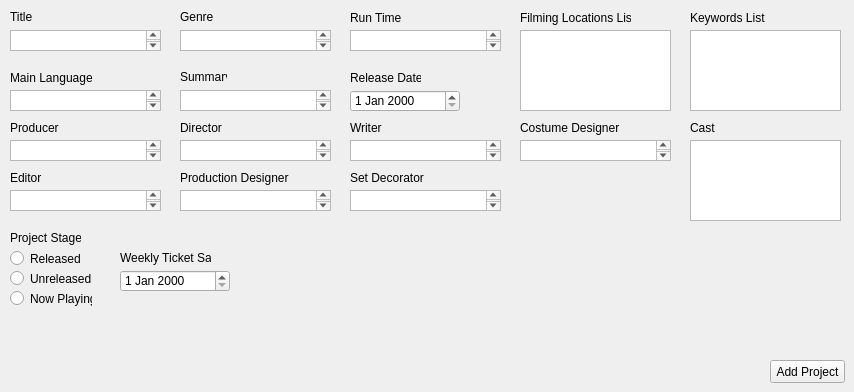
    <widget class="QWidget" name="createProjectTab">
     <attribute name="title">
      <string>CreateProject</string>
     </attribute>
     <widget class="QTextEdit" name="textTitle">
      <property name="geometry">
       <rect>
        <x>10</x>
        <y>30</y>
        <width>151</width>
        <height>21</height>
       </rect>
      </property>
      <property name="html">
       <string>&lt;!DOCTYPE HTML PUBLIC &quot;-//W3C//DTD HTML 4.0//EN&quot; &quot;http://www.w3.org/TR/REC-html40/strict.dtd&quot;&gt;
&lt;html&gt;&lt;head&gt;&lt;meta name=&quot;qrichtext&quot; content=&quot;1&quot; /&gt;&lt;style type=&quot;text/css&quot;&gt;
p, li { white-space: pre-wrap; }
&lt;/style&gt;&lt;/head&gt;&lt;body style=&quot; font-family:'MS Shell Dlg 2'; font-size:8.1pt; font-weight:400; font-style:normal;&quot;&gt;
&lt;p style=&quot;-qt-paragraph-type:empty; margin-top:0px; margin-bottom:0px; margin-left:0px; margin-right:0px; -qt-block-indent:0; text-indent:0px; font-size:8.25pt;&quot;&gt;&lt;br /&gt;&lt;/p&gt;&lt;/body&gt;&lt;/html&gt;</string>
      </property>
     </widget>
     <widget class="QLabel" name="label">
      <property name="geometry">
       <rect>
        <x>10</x>
        <y>10</y>
        <width>47</width>
        <height>13</height>
       </rect>
      </property>
      <property name="text">
       <string>Title</string>
      </property>
     </widget>
     <widget class="QLabel" name="label_3">
      <property name="geometry">
       <rect>
        <x>180</x>
        <y>10</y>
        <width>47</width>
        <height>13</height>
       </rect>
      </property>
      <property name="text">
       <string>Genre</string>
      </property>
     </widget>
     <widget class="QTextEdit" name="textGenre">
      <property name="geometry">
       <rect>
        <x>180</x>
        <y>30</y>
        <width>151</width>
        <height>21</height>
       </rect>
      </property>
      <property name="html">
       <string>&lt;!DOCTYPE HTML PUBLIC &quot;-//W3C//DTD HTML 4.0//EN&quot; &quot;http://www.w3.org/TR/REC-html40/strict.dtd&quot;&gt;
&lt;html&gt;&lt;head&gt;&lt;meta name=&quot;qrichtext&quot; content=&quot;1&quot; /&gt;&lt;style type=&quot;text/css&quot;&gt;
p, li { white-space: pre-wrap; }
&lt;/style&gt;&lt;/head&gt;&lt;body style=&quot; font-family:'MS Shell Dlg 2'; font-size:8.1pt; font-weight:400; font-style:normal;&quot;&gt;
&lt;p style=&quot;-qt-paragraph-type:empty; margin-top:0px; margin-bottom:0px; margin-left:0px; margin-right:0px; -qt-block-indent:0; text-indent:0px; font-size:8.25pt;&quot;&gt;&lt;br /&gt;&lt;/p&gt;&lt;/body&gt;&lt;/html&gt;</string>
      </property>
     </widget>
     <widget class="QLabel" name="label_5">
      <property name="geometry">
       <rect>
        <x>520</x>
        <y>10</y>
        <width>111</width>
        <height>16</height>
       </rect>
      </property>
      <property name="text">
       <string>Filming Locations List</string>
      </property>
     </widget>
     <widget class="QTextEdit" name="textFilmingLocationsList">
      <property name="geometry">
       <rect>
        <x>520</x>
        <y>30</y>
        <width>151</width>
        <height>81</height>
       </rect>
      </property>
      <property name="html">
       <string>&lt;!DOCTYPE HTML PUBLIC &quot;-//W3C//DTD HTML 4.0//EN&quot; &quot;http://www.w3.org/TR/REC-html40/strict.dtd&quot;&gt;
&lt;html&gt;&lt;head&gt;&lt;meta name=&quot;qrichtext&quot; content=&quot;1&quot; /&gt;&lt;style type=&quot;text/css&quot;&gt;
p, li { white-space: pre-wrap; }
&lt;/style&gt;&lt;/head&gt;&lt;body style=&quot; font-family:'MS Shell Dlg 2'; font-size:8.1pt; font-weight:400; font-style:normal;&quot;&gt;
&lt;p style=&quot;-qt-paragraph-type:empty; margin-top:0px; margin-bottom:0px; margin-left:0px; margin-right:0px; -qt-block-indent:0; text-indent:0px; font-size:8.25pt;&quot;&gt;&lt;br /&gt;&lt;/p&gt;&lt;/body&gt;&lt;/html&gt;</string>
      </property>
     </widget>
     <widget class="QLabel" name="label_6">
      <property name="geometry">
       <rect>
        <x>10</x>
        <y>70</y>
        <width>91</width>
        <height>16</height>
       </rect>
      </property>
      <property name="text">
       <string>Main Language</string>
      </property>
     </widget>
     <widget class="QTextEdit" name="textLanguage">
      <property name="geometry">
       <rect>
        <x>10</x>
        <y>90</y>
        <width>151</width>
        <height>21</height>
       </rect>
      </property>
      <property name="html">
       <string>&lt;!DOCTYPE HTML PUBLIC &quot;-//W3C//DTD HTML 4.0//EN&quot; &quot;http://www.w3.org/TR/REC-html40/strict.dtd&quot;&gt;
&lt;html&gt;&lt;head&gt;&lt;meta name=&quot;qrichtext&quot; content=&quot;1&quot; /&gt;&lt;style type=&quot;text/css&quot;&gt;
p, li { white-space: pre-wrap; }
&lt;/style&gt;&lt;/head&gt;&lt;body style=&quot; font-family:'MS Shell Dlg 2'; font-size:8.1pt; font-weight:400; font-style:normal;&quot;&gt;
&lt;p style=&quot;-qt-paragraph-type:empty; margin-top:0px; margin-bottom:0px; margin-left:0px; margin-right:0px; -qt-block-indent:0; text-indent:0px; font-size:8.25pt;&quot;&gt;&lt;br /&gt;&lt;/p&gt;&lt;/body&gt;&lt;/html&gt;</string>
      </property>
     </widget>
     <widget class="QTextEdit" name="textRunTime">
      <property name="geometry">
       <rect>
        <x>350</x>
        <y>30</y>
        <width>151</width>
        <height>21</height>
       </rect>
      </property>
      <property name="html">
       <string>&lt;!DOCTYPE HTML PUBLIC &quot;-//W3C//DTD HTML 4.0//EN&quot; &quot;http://www.w3.org/TR/REC-html40/strict.dtd&quot;&gt;
&lt;html&gt;&lt;head&gt;&lt;meta name=&quot;qrichtext&quot; content=&quot;1&quot; /&gt;&lt;style type=&quot;text/css&quot;&gt;
p, li { white-space: pre-wrap; }
&lt;/style&gt;&lt;/head&gt;&lt;body style=&quot; font-family:'MS Shell Dlg 2'; font-size:8.1pt; font-weight:400; font-style:normal;&quot;&gt;
&lt;p style=&quot;-qt-paragraph-type:empty; margin-top:0px; margin-bottom:0px; margin-left:0px; margin-right:0px; -qt-block-indent:0; text-indent:0px; font-size:8.25pt;&quot;&gt;&lt;br /&gt;&lt;/p&gt;&lt;/body&gt;&lt;/html&gt;</string>
      </property>
     </widget>
     <widget class="QLabel" name="label_7">
      <property name="geometry">
       <rect>
        <x>350</x>
        <y>10</y>
        <width>91</width>
        <height>16</height>
       </rect>
      </property>
      <property name="text">
       <string>Run Time</string>
      </property>
     </widget>
     <widget class="QDateEdit" name="dateEditRelease">
      <property name="geometry">
       <rect>
        <x>350</x>
        <y>90</y>
        <width>110</width>
        <height>22</height>
       </rect>
      </property>
     </widget>
     <widget class="QLabel" name="label_4">
      <property name="geometry">
       <rect>
        <x>350</x>
        <y>70</y>
        <width>71</width>
        <height>16</height>
       </rect>
      </property>
      <property name="text">
       <string>Release Date</string>
      </property>
     </widget>
     <widget class="QLabel" name="label_8">
      <property name="geometry">
       <rect>
        <x>10</x>
        <y>230</y>
        <width>71</width>
        <height>16</height>
       </rect>
      </property>
      <property name="text">
       <string>Project Stage</string>
      </property>
     </widget>
     <widget class="QRadioButton" name="radioPlaying">
      <property name="geometry">
       <rect>
        <x>10</x>
        <y>290</y>
        <width>82</width>
        <height>17</height>
       </rect>
      </property>
      <property name="text">
       <string>Now Playing</string>
      </property>
     </widget>
     <widget class="QRadioButton" name="radioReleased">
      <property name="geometry">
       <rect>
        <x>10</x>
        <y>250</y>
        <width>82</width>
        <height>17</height>
       </rect>
      </property>
      <property name="text">
       <string>Released</string>
      </property>
     </widget>
     <widget class="QRadioButton" name="radioUnreleased">
      <property name="geometry">
       <rect>
        <x>10</x>
        <y>270</y>
        <width>82</width>
        <height>17</height>
       </rect>
      </property>
      <property name="text">
       <string>Unreleased</string>
      </property>
     </widget>
     <widget class="QTextEdit" name="textSummary">
      <property name="geometry">
       <rect>
        <x>180</x>
        <y>90</y>
        <width>151</width>
        <height>21</height>
       </rect>
      </property>
      <property name="html">
       <string>&lt;!DOCTYPE HTML PUBLIC &quot;-//W3C//DTD HTML 4.0//EN&quot; &quot;http://www.w3.org/TR/REC-html40/strict.dtd&quot;&gt;
&lt;html&gt;&lt;head&gt;&lt;meta name=&quot;qrichtext&quot; content=&quot;1&quot; /&gt;&lt;style type=&quot;text/css&quot;&gt;
p, li { white-space: pre-wrap; }
&lt;/style&gt;&lt;/head&gt;&lt;body style=&quot; font-family:'MS Shell Dlg 2'; font-size:8.1pt; font-weight:400; font-style:normal;&quot;&gt;
&lt;p style=&quot;-qt-paragraph-type:empty; margin-top:0px; margin-bottom:0px; margin-left:0px; margin-right:0px; -qt-block-indent:0; text-indent:0px; font-size:8.25pt;&quot;&gt;&lt;br /&gt;&lt;/p&gt;&lt;/body&gt;&lt;/html&gt;</string>
      </property>
     </widget>
     <widget class="QLabel" name="label_2">
      <property name="geometry">
       <rect>
        <x>180</x>
        <y>70</y>
        <width>47</width>
        <height>13</height>
       </rect>
      </property>
      <property name="text">
       <string>Summary</string>
      </property>
     </widget>
     <widget class="QLabel" name="label_11">
      <property name="geometry">
       <rect>
        <x>690</x>
        <y>10</y>
        <width>111</width>
        <height>16</height>
       </rect>
      </property>
      <property name="text">
       <string>Keywords List</string>
      </property>
     </widget>
     <widget class="QTextEdit" name="textKeywords">
      <property name="geometry">
       <rect>
        <x>690</x>
        <y>30</y>
        <width>151</width>
        <height>81</height>
       </rect>
      </property>
      <property name="html">
       <string>&lt;!DOCTYPE HTML PUBLIC &quot;-//W3C//DTD HTML 4.0//EN&quot; &quot;http://www.w3.org/TR/REC-html40/strict.dtd&quot;&gt;
&lt;html&gt;&lt;head&gt;&lt;meta name=&quot;qrichtext&quot; content=&quot;1&quot; /&gt;&lt;style type=&quot;text/css&quot;&gt;
p, li { white-space: pre-wrap; }
&lt;/style&gt;&lt;/head&gt;&lt;body style=&quot; font-family:'MS Shell Dlg 2'; font-size:8.1pt; font-weight:400; font-style:normal;&quot;&gt;
&lt;p style=&quot;-qt-paragraph-type:empty; margin-top:0px; margin-bottom:0px; margin-left:0px; margin-right:0px; -qt-block-indent:0; text-indent:0px; font-size:8.25pt;&quot;&gt;&lt;br /&gt;&lt;/p&gt;&lt;/body&gt;&lt;/html&gt;</string>
      </property>
     </widget>
     <widget class="QWidget" name="widget" native="true">
      <property name="geometry">
       <rect>
        <x>110</x>
        <y>240</y>
        <width>131</width>
        <height>61</height>
       </rect>
      </property>
      <widget class="QLabel" name="ticketSaleLBL">
       <property name="geometry">
        <rect>
         <x>10</x>
         <y>10</y>
         <width>91</width>
         <height>16</height>
        </rect>
       </property>
       <property name="text">
        <string>Weekly Ticket Sale</string>
       </property>
      </widget>
      <widget class="QDateEdit" name="dateEditSale">
       <property name="geometry">
        <rect>
         <x>10</x>
         <y>30</y>
         <width>110</width>
         <height>22</height>
        </rect>
       </property>
      </widget>
     </widget>
     <widget class="QLabel" name="label_20">
      <property name="geometry">
       <rect>
        <x>10</x>
        <y>120</y>
        <width>111</width>
        <height>16</height>
       </rect>
      </property>
      <property name="text">
       <string>Producer</string>
      </property>
     </widget>
     <widget class="QTextEdit" name="textProducer">
      <property name="geometry">
       <rect>
        <x>10</x>
        <y>140</y>
        <width>151</width>
        <height>21</height>
       </rect>
      </property>
      <property name="html">
       <string>&lt;!DOCTYPE HTML PUBLIC &quot;-//W3C//DTD HTML 4.0//EN&quot; &quot;http://www.w3.org/TR/REC-html40/strict.dtd&quot;&gt;
&lt;html&gt;&lt;head&gt;&lt;meta name=&quot;qrichtext&quot; content=&quot;1&quot; /&gt;&lt;style type=&quot;text/css&quot;&gt;
p, li { white-space: pre-wrap; }
&lt;/style&gt;&lt;/head&gt;&lt;body style=&quot; font-family:'MS Shell Dlg 2'; font-size:8.1pt; font-weight:400; font-style:normal;&quot;&gt;
&lt;p style=&quot;-qt-paragraph-type:empty; margin-top:0px; margin-bottom:0px; margin-left:0px; margin-right:0px; -qt-block-indent:0; text-indent:0px; font-size:8.25pt;&quot;&gt;&lt;br /&gt;&lt;/p&gt;&lt;/body&gt;&lt;/html&gt;</string>
      </property>
     </widget>
     <widget class="QTextEdit" name="textDirector">
      <property name="geometry">
       <rect>
        <x>180</x>
        <y>140</y>
        <width>151</width>
        <height>21</height>
       </rect>
      </property>
      <property name="html">
       <string>&lt;!DOCTYPE HTML PUBLIC &quot;-//W3C//DTD HTML 4.0//EN&quot; &quot;http://www.w3.org/TR/REC-html40/strict.dtd&quot;&gt;
&lt;html&gt;&lt;head&gt;&lt;meta name=&quot;qrichtext&quot; content=&quot;1&quot; /&gt;&lt;style type=&quot;text/css&quot;&gt;
p, li { white-space: pre-wrap; }
&lt;/style&gt;&lt;/head&gt;&lt;body style=&quot; font-family:'MS Shell Dlg 2'; font-size:8.1pt; font-weight:400; font-style:normal;&quot;&gt;
&lt;p style=&quot;-qt-paragraph-type:empty; margin-top:0px; margin-bottom:0px; margin-left:0px; margin-right:0px; -qt-block-indent:0; text-indent:0px; font-size:8.25pt;&quot;&gt;&lt;br /&gt;&lt;/p&gt;&lt;/body&gt;&lt;/html&gt;</string>
      </property>
     </widget>
     <widget class="QLabel" name="label_21">
      <property name="geometry">
       <rect>
        <x>180</x>
        <y>120</y>
        <width>111</width>
        <height>16</height>
       </rect>
      </property>
      <property name="text">
       <string>Director</string>
      </property>
     </widget>
     <widget class="QTextEdit" name="textWriter">
      <property name="geometry">
       <rect>
        <x>350</x>
        <y>140</y>
        <width>151</width>
        <height>21</height>
       </rect>
      </property>
      <property name="html">
       <string>&lt;!DOCTYPE HTML PUBLIC &quot;-//W3C//DTD HTML 4.0//EN&quot; &quot;http://www.w3.org/TR/REC-html40/strict.dtd&quot;&gt;
&lt;html&gt;&lt;head&gt;&lt;meta name=&quot;qrichtext&quot; content=&quot;1&quot; /&gt;&lt;style type=&quot;text/css&quot;&gt;
p, li { white-space: pre-wrap; }
&lt;/style&gt;&lt;/head&gt;&lt;body style=&quot; font-family:'MS Shell Dlg 2'; font-size:8.1pt; font-weight:400; font-style:normal;&quot;&gt;
&lt;p style=&quot;-qt-paragraph-type:empty; margin-top:0px; margin-bottom:0px; margin-left:0px; margin-right:0px; -qt-block-indent:0; text-indent:0px; font-size:8.25pt;&quot;&gt;&lt;br /&gt;&lt;/p&gt;&lt;/body&gt;&lt;/html&gt;</string>
      </property>
     </widget>
     <widget class="QLabel" name="label_22">
      <property name="geometry">
       <rect>
        <x>350</x>
        <y>120</y>
        <width>111</width>
        <height>16</height>
       </rect>
      </property>
      <property name="text">
       <string>Writer</string>
      </property>
     </widget>
     <widget class="QTextEdit" name="textCast">
      <property name="geometry">
       <rect>
        <x>690</x>
        <y>140</y>
        <width>151</width>
        <height>81</height>
       </rect>
      </property>
      <property name="html">
       <string>&lt;!DOCTYPE HTML PUBLIC &quot;-//W3C//DTD HTML 4.0//EN&quot; &quot;http://www.w3.org/TR/REC-html40/strict.dtd&quot;&gt;
&lt;html&gt;&lt;head&gt;&lt;meta name=&quot;qrichtext&quot; content=&quot;1&quot; /&gt;&lt;style type=&quot;text/css&quot;&gt;
p, li { white-space: pre-wrap; }
&lt;/style&gt;&lt;/head&gt;&lt;body style=&quot; font-family:'MS Shell Dlg 2'; font-size:8.1pt; font-weight:400; font-style:normal;&quot;&gt;
&lt;p style=&quot;-qt-paragraph-type:empty; margin-top:0px; margin-bottom:0px; margin-left:0px; margin-right:0px; -qt-block-indent:0; text-indent:0px; font-size:8.25pt;&quot;&gt;&lt;br /&gt;&lt;/p&gt;&lt;/body&gt;&lt;/html&gt;</string>
      </property>
     </widget>
     <widget class="QLabel" name="label_24">
      <property name="geometry">
       <rect>
        <x>690</x>
        <y>120</y>
        <width>111</width>
        <height>16</height>
       </rect>
      </property>
      <property name="text">
       <string>Cast</string>
      </property>
     </widget>
     <widget class="QTextEdit" name="textEditor">
      <property name="geometry">
       <rect>
        <x>10</x>
        <y>190</y>
        <width>151</width>
        <height>21</height>
       </rect>
      </property>
      <property name="html">
       <string>&lt;!DOCTYPE HTML PUBLIC &quot;-//W3C//DTD HTML 4.0//EN&quot; &quot;http://www.w3.org/TR/REC-html40/strict.dtd&quot;&gt;
&lt;html&gt;&lt;head&gt;&lt;meta name=&quot;qrichtext&quot; content=&quot;1&quot; /&gt;&lt;style type=&quot;text/css&quot;&gt;
p, li { white-space: pre-wrap; }
&lt;/style&gt;&lt;/head&gt;&lt;body style=&quot; font-family:'MS Shell Dlg 2'; font-size:8.1pt; font-weight:400; font-style:normal;&quot;&gt;
&lt;p style=&quot;-qt-paragraph-type:empty; margin-top:0px; margin-bottom:0px; margin-left:0px; margin-right:0px; -qt-block-indent:0; text-indent:0px; font-size:8.25pt;&quot;&gt;&lt;br /&gt;&lt;/p&gt;&lt;/body&gt;&lt;/html&gt;</string>
      </property>
     </widget>
     <widget class="QLabel" name="label_25">
      <property name="geometry">
       <rect>
        <x>10</x>
        <y>170</y>
        <width>111</width>
        <height>16</height>
       </rect>
      </property>
      <property name="text">
       <string>Editor</string>
      </property>
     </widget>
     <widget class="QTextEdit" name="textProducitonDesigner">
      <property name="geometry">
       <rect>
        <x>180</x>
        <y>190</y>
        <width>151</width>
        <height>21</height>
       </rect>
      </property>
      <property name="html">
       <string>&lt;!DOCTYPE HTML PUBLIC &quot;-//W3C//DTD HTML 4.0//EN&quot; &quot;http://www.w3.org/TR/REC-html40/strict.dtd&quot;&gt;
&lt;html&gt;&lt;head&gt;&lt;meta name=&quot;qrichtext&quot; content=&quot;1&quot; /&gt;&lt;style type=&quot;text/css&quot;&gt;
p, li { white-space: pre-wrap; }
&lt;/style&gt;&lt;/head&gt;&lt;body style=&quot; font-family:'MS Shell Dlg 2'; font-size:8.1pt; font-weight:400; font-style:normal;&quot;&gt;
&lt;p style=&quot;-qt-paragraph-type:empty; margin-top:0px; margin-bottom:0px; margin-left:0px; margin-right:0px; -qt-block-indent:0; text-indent:0px; font-size:8.25pt;&quot;&gt;&lt;br /&gt;&lt;/p&gt;&lt;/body&gt;&lt;/html&gt;</string>
      </property>
     </widget>
     <widget class="QLabel" name="label_26">
      <property name="geometry">
       <rect>
        <x>180</x>
        <y>170</y>
        <width>111</width>
        <height>16</height>
       </rect>
      </property>
      <property name="text">
       <string>Production Designer</string>
      </property>
     </widget>
     <widget class="QTextEdit" name="textSetDecorator">
      <property name="geometry">
       <rect>
        <x>350</x>
        <y>190</y>
        <width>151</width>
        <height>21</height>
       </rect>
      </property>
      <property name="html">
       <string>&lt;!DOCTYPE HTML PUBLIC &quot;-//W3C//DTD HTML 4.0//EN&quot; &quot;http://www.w3.org/TR/REC-html40/strict.dtd&quot;&gt;
&lt;html&gt;&lt;head&gt;&lt;meta name=&quot;qrichtext&quot; content=&quot;1&quot; /&gt;&lt;style type=&quot;text/css&quot;&gt;
p, li { white-space: pre-wrap; }
&lt;/style&gt;&lt;/head&gt;&lt;body style=&quot; font-family:'MS Shell Dlg 2'; font-size:8.1pt; font-weight:400; font-style:normal;&quot;&gt;
&lt;p style=&quot;-qt-paragraph-type:empty; margin-top:0px; margin-bottom:0px; margin-left:0px; margin-right:0px; -qt-block-indent:0; text-indent:0px; font-size:8.25pt;&quot;&gt;&lt;br /&gt;&lt;/p&gt;&lt;/body&gt;&lt;/html&gt;</string>
      </property>
     </widget>
     <widget class="QLabel" name="label_27">
      <property name="geometry">
       <rect>
        <x>350</x>
        <y>170</y>
        <width>111</width>
        <height>16</height>
       </rect>
      </property>
      <property name="text">
       <string>Set Decorator</string>
      </property>
     </widget>
     <widget class="QLabel" name="label_28">
      <property name="geometry">
       <rect>
        <x>520</x>
        <y>120</y>
        <width>111</width>
        <height>16</height>
       </rect>
      </property>
      <property name="text">
       <string>Costume Designer</string>
      </property>
     </widget>
     <widget class="QTextEdit" name="textCostumeDesigner">
      <property name="geometry">
       <rect>
        <x>520</x>
        <y>140</y>
        <width>151</width>
        <height>21</height>
       </rect>
      </property>
      <property name="html">
       <string>&lt;!DOCTYPE HTML PUBLIC &quot;-//W3C//DTD HTML 4.0//EN&quot; &quot;http://www.w3.org/TR/REC-html40/strict.dtd&quot;&gt;
&lt;html&gt;&lt;head&gt;&lt;meta name=&quot;qrichtext&quot; content=&quot;1&quot; /&gt;&lt;style type=&quot;text/css&quot;&gt;
p, li { white-space: pre-wrap; }
&lt;/style&gt;&lt;/head&gt;&lt;body style=&quot; font-family:'MS Shell Dlg 2'; font-size:8.1pt; font-weight:400; font-style:normal;&quot;&gt;
&lt;p style=&quot;-qt-paragraph-type:empty; margin-top:0px; margin-bottom:0px; margin-left:0px; margin-right:0px; -qt-block-indent:0; text-indent:0px; font-size:8.25pt;&quot;&gt;&lt;br /&gt;&lt;/p&gt;&lt;/body&gt;&lt;/html&gt;</string>
      </property>
     </widget>
     <widget class="QPushButton" name="addProjectBtn">
      <property name="geometry">
       <rect>
        <x>770</x>
        <y>360</y>
        <width>75</width>
        <height>23</height>
       </rect>
      </property>
      <property name="text">
       <string>Add Project</string>
      </property>
     </widget>
    </widget>
